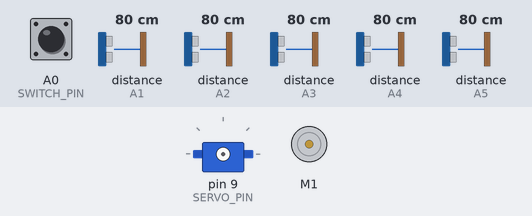
Bench run of a sketch on a simulated Arduino Uno, built with avr-gcc and run on an emulated ATmega328P. Parts: servo, DC motor (green arrow = forward, orange = backward, longer = faster). Inputs (shaded band) come from the test bench; at power-on: A0 (SWITCH_PIN) HIGH, distance to the obstacle (sensors on A4, A5, A1, A2, A3) 80 cm. The echo pulse lasts 58.3 µs per cm; what the sketch prints to the serial monitor is not drawn.

Above: at 0.8 s.
0.9 s: A0 (SWITCH_PIN) pulled LOW for 0.15 s
At 2.6 s:
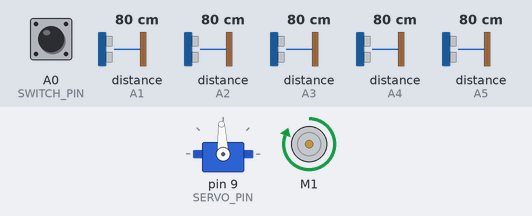
3.3 s: distance to the obstacle (sensor on A4) set to 2 cm
At 4.0 s:
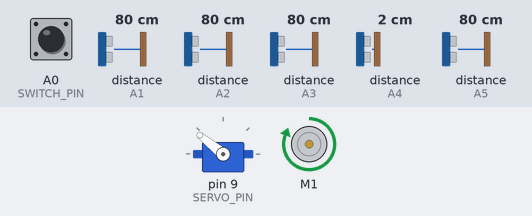
5.1 s: distance to the obstacle (sensor on A5) set to 2 cm
At 8.0 s:
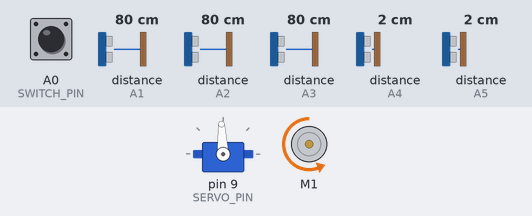
8.1 s: distance to the obstacle (sensor on A5) set to 60 cm
11.1 s: distance to the obstacle (sensor on A1) set to 35 cm
14.1 s: distance to the obstacle (sensor on A2) set to 18 cm
At 16.1 s:
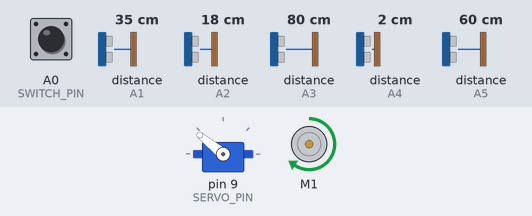
Timing chart, 0 to 17.6 s (numbered marks = the images above; inputs shaded):
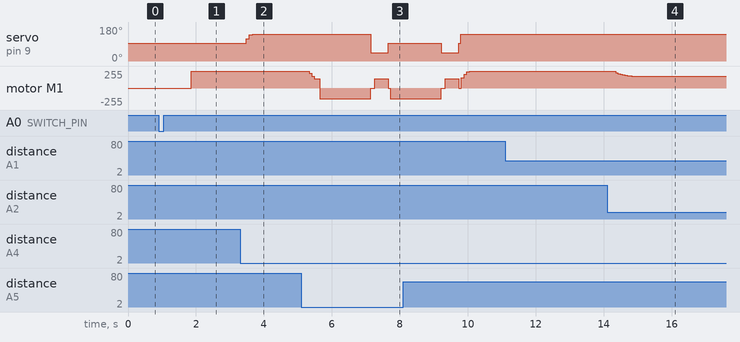

The sketch:

FINAL_OPEN_CHALLENGE_KUSHAL.ino
```cpp
#include <Servo.h>
#include <AFMotor.h>

// ---------- Pin Map (updated) ----------
#define TRIG_FC 13    // Front-Center TRIG
#define ECHO_FC A5   // Front-Center ECHO
#define TRIG_FLD 3    // Front-Left Diag TRIG
#define ECHO_FLD A1
#define TRIG_FRD 5    // Front-Right Diag TRIG
#define ECHO_FRD A2
#define TRIG_L 6      // Left TRIG
#define ECHO_L A3
#define TRIG_R 10     // Right TRIG
#define ECHO_R A4
#define SERVO_PIN 9   // Steering servo (D9)
#define SWITCH_PIN A0 // Program start switch: A0 -> button -> GND (active-LOW)

// ---------- Hardware ----------
AF_DCMotor motor(1);
Servo steering;

// ---------- Tunables ----------
const uint16_t ECHO_TIMEOUT_US   = 27000;
const int      MAX_STEER_DEG     = 60;
const float    KP_STEER          = 2.0f;
const float    KD_STEER          = 0.25f;
const int      BASE_SPEED        = 255;
const int      MIN_SPEED         = 140;
const int      REVERSE_SPEED     = 160;
const int      CLEAR_FAST_CM     = 40;
const int      CLEAR_SLOW_CM     = 20;
const int      FRONT_REVERSE_CM  = 10;
const int      HARD_BLOCK_CM     = 14;
const int      SIDE_PUSH_START   = 60;
const float    K_FRONT           = 1.9f;
const float    K_DIAG            = 1.7f;
const float    K_SIDE            = 1.6f;
const float    ALPHA_SMOOTH      = 0.25f;
const bool     INVERT_MOTOR      = false;

// ---------- State ----------
float dFCf=200, dFLDf=200, dFRDf=200, dLf=200, dRf=200;
float prevFy = 0.0f;

// ---------- Lap counting ----------
unsigned long lastLapTime = 0;
int lapCount = 0;
const int MAX_LAPS = 22;
const unsigned long LAP_COOLDOWN_MS = 10000;

// ---------- Helpers ----------
long readDistanceOnce(uint8_t trig, uint8_t echo) {
  pinMode(trig, OUTPUT);
  pinMode(echo, INPUT);

  digitalWrite(trig, LOW);  delayMicroseconds(2);
  digitalWrite(trig, HIGH); delayMicroseconds(10);
  digitalWrite(trig, LOW);

  unsigned long dur = pulseIn(echo, HIGH, ECHO_TIMEOUT_US);
  if (dur == 0) return 400;
  return (long)(dur / 58);
}

long readDistanceMedian3(uint8_t trig, uint8_t echo) {
  long a = readDistanceOnce(trig, echo);
  long b = readDistanceOnce(trig, echo);
  long c = readDistanceOnce(trig, echo);
  if (a > b) { long t=a; a=b; b=t; }
  if (b > c) { long t=b; b=c; c=t; }
  if (a > b) { long t=a; a=b; b=t; }
  return b;
}

template<typename T>
T clamp(T v, T lo, T hi) { return (v < lo) ? lo : (v > hi) ? hi : v; }

void setSteerDeg(int delta) {
  delta = clamp(delta, -MAX_STEER_DEG, MAX_STEER_DEG);
  const int center_us = 1500;
  const float us_per_deg = 11.0f;
  int pulse = center_us + (int)(delta * us_per_deg);
  steering.writeMicroseconds(clamp(pulse, 1000, 2000));
}

void driveForward(uint8_t spd) {
  motor.setSpeed(spd);
  if (INVERT_MOTOR) motor.run(BACKWARD);
  else              motor.run(FORWARD);
}

void driveBackward(uint8_t spd) {
  motor.setSpeed(spd);
  if (INVERT_MOTOR) motor.run(FORWARD);
  else              motor.run(BACKWARD);
}

void driveStop() {
  motor.setSpeed(0);
  motor.run(RELEASE);
}

void reverseAndReadjust(bool preferRight) {
  Serial.println(F("[ACTION] Reverse & Readjust"));
  driveBackward(REVERSE_SPEED);
  delay(1500);
  driveStop();
  int steerCmd = preferRight ? +MAX_STEER_DEG : -MAX_STEER_DEG;
  setSteerDeg(steerCmd);
  delay(120);
  driveForward(MIN_SPEED);
  delay(400);
  driveStop();
  setSteerDeg(0);
}

int mapToSpeed(long clear_cm) {
  if (clear_cm <= CLEAR_SLOW_CM) return MIN_SPEED;
  if (clear_cm >= CLEAR_FAST_CM) return BASE_SPEED;
  float t = float(clear_cm - CLEAR_SLOW_CM) / float(CLEAR_FAST_CM - CLEAR_SLOW_CM);
  return clamp((int)(MIN_SPEED + t * (BASE_SPEED - MIN_SPEED)), MIN_SPEED, BASE_SPEED);
}

float repulse(float d_cm, float range_cm, float k) {
  if (d_cm >= range_cm) return 0.0f;
  float s = 1.0f - (d_cm / range_cm);
  if (s < 0) s = 0;
  return k * s;
}

// ---- Program start switch (A0 -> GND) ----
void waitForStartSwitch() {
  pinMode(SWITCH_PIN, INPUT_PULLUP);
  Serial.println(F("[SW] Hold… press & release START (A0->GND)"));
  // Wait for press (LOW)
  while (digitalRead(SWITCH_PIN) == HIGH) { delay(5); }
  delay(150);
  // Wait for release (HIGH)
  while (digitalRead(SWITCH_PIN) == LOW) { delay(5); }
  delay(150);
  Serial.println(F("[SW] START!"));
  delay(500);
}

// ---------- Setup ----------
void setup() {
  Serial.begin(115200);

  // Wait here until button is tapped
  waitForStartSwitch();

  steering.attach(SERVO_PIN);
  setSteerDeg(0);
  motor.setSpeed(0);
  motor.run(RELEASE);

  // Initial reads
  dFCf  = readDistanceMedian3(TRIG_FC,  ECHO_FC);
  dFLDf = readDistanceMedian3(TRIG_FLD, ECHO_FLD);
  dFRDf = readDistanceMedian3(TRIG_FRD, ECHO_FRD);
  dLf   = readDistanceMedian3(TRIG_L,   ECHO_L);
  dRf   = readDistanceMedian3(TRIG_R,   ECHO_R);

  Serial.println(F("=== Robot Ready ==="));
}

// ---------- Main Loop ----------
void loop() {
  // Raw distances
  long dFC  = readDistanceMedian3(TRIG_FC,  ECHO_FC);
  long dFLD = readDistanceMedian3(TRIG_FLD, ECHO_FLD);
  long dFRD = readDistanceMedian3(TRIG_FRD, ECHO_FRD);
  long dL   = readDistanceMedian3(TRIG_L,   ECHO_L);
  long dR   = readDistanceMedian3(TRIG_R,   ECHO_R);

  // Smoothed
  dFCf  = ALPHA_SMOOTH * dFC  + (1 - ALPHA_SMOOTH) * dFCf;
  dFLDf = ALPHA_SMOOTH * dFLD + (1 - ALPHA_SMOOTH) * dFLDf;
  dFRDf = ALPHA_SMOOTH * dFRD + (1 - ALPHA_SMOOTH) * dFRDf;
  dLf   = ALPHA_SMOOTH * dL   + (1 - ALPHA_SMOOTH) * dLf;
  dRf   = ALPHA_SMOOTH * dR   + (1 - ALPHA_SMOOTH) * dRf;

  // ----- Sensor Debug -----
  Serial.print(F("[US] FC:"));  Serial.print(dFC);  Serial.print(F(" (sm ")); Serial.print(dFCf,1); Serial.print(")");
  Serial.print(F(" FLD:"));     Serial.print(dFLD); Serial.print(F(" (sm ")); Serial.print(dFLDf,1); Serial.print(")");
  Serial.print(F(" FRD:"));     Serial.print(dFRD); Serial.print(F(" (sm ")); Serial.print(dFRDf,1); Serial.print(")");
  Serial.print(F(" L:"));       Serial.print(dL);   Serial.print(F(" (sm ")); Serial.print(dLf,1);  Serial.print(")");
  Serial.print(F(" R:"));       Serial.print(dR);   Serial.print(F(" (sm ")); Serial.print(dRf,1);  Serial.print(")");

  // Obstacle handling
  if (dFCf < FRONT_REVERSE_CM) {
    Serial.println(F(" | EVENT: FC<10cm -> ReverseAdjust"));
    bool freerRight = (dRf > dLf);
    reverseAndReadjust(freerRight);
    return;
  }
  if (dFCf < HARD_BLOCK_CM || (dFLDf < HARD_BLOCK_CM && dFRDf < HARD_BLOCK_CM)) {
    Serial.println(F(" | EVENT: HardBlock -> ReverseAdjust"));
    bool freerRight = (dRf > dLf);
    reverseAndReadjust(freerRight);
    return;
  }

  float Fx = 0, Fy = 0;
  float fFC  = repulse(dFCf,  CLEAR_FAST_CM, K_FRONT); Fx += -fFC;
  float fFLD = repulse(dFLDf, CLEAR_FAST_CM, K_DIAG);
  float fFRD = repulse(dFRDf, CLEAR_FAST_CM, K_DIAG);
  const float c45 = 0.70710678f;
  Fx += -fFLD * c45;   Fy += -fFLD * c45;
  Fx += -fFRD * c45;   Fy += +fFRD * c45;
  float fL = repulse(dLf, SIDE_PUSH_START, K_SIDE);
  float fR = repulse(dRf, SIDE_PUSH_START, K_SIDE);
  Fy += -fL;  Fy += +fR;

  float Fy_dot = Fy - prevFy; prevFy = Fy;
  int steerDeg = (int)clamp((KP_STEER * Fy * 30.0f) + (KD_STEER * Fy_dot * 30.0f),
                            (float)-MAX_STEER_DEG, (float)MAX_STEER_DEG);
  setSteerDeg(steerDeg);

  long diagAvg = (long)((dFLDf + dFRDf) * 0.5f);
  long forwardClear = min((long)dFCf, diagAvg);
  int spd = mapToSpeed(forwardClear);
  if (Fx < -1.2f) spd = max(spd - 50, MIN_SPEED);

  // Lap counting
  if (dFCf > 160 && (millis() - lastLapTime > LAP_COOLDOWN_MS)) {
    lapCount++;
    lastLapTime = millis();
    Serial.print(F(" | LAP++ -> ")); Serial.println(lapCount);
    if (lapCount >= MAX_LAPS) {
      Serial.println(F("[FINISH] Max laps reached -> Stop"));
      driveStop();
      setSteerDeg(0);
      while (true) { }
    }
  }

  // Drive debug
  Serial.print(F(" | Fx:"));   Serial.print(Fx,2);
  Serial.print(F(" Fy:"));     Serial.print(Fy,2);
  Serial.print(F(" steer:"));  Serial.print(steerDeg);
  Serial.print(F(" spd:"));    Serial.print(spd);
  Serial.print(F(" laps:"));   Serial.println(lapCount);

  driveForward(spd);
  delay(20);
}
```

Measured:
- after the input at 0.9 s, motor M1: stopped → forward 255/255 after 0.96 s
- after the input at 3.3 s, servo on pin 9 (SERVO_PIN): 93° → 119° after 0.19 s, → 138° 0.09 s later, → 141° 0.09 s later
- after the input at 5.1 s, servo on pin 9 (SERVO_PIN): 141° → 44° after 2.0 s, → 93° 0.52 s later
- after the input at 11.1 s, every drawn part: stays the same
- after the input at 14.1 s, motor M1: moves from forward 255/255 to forward 174/255 over 0.81 s, starting after 0.18 s
